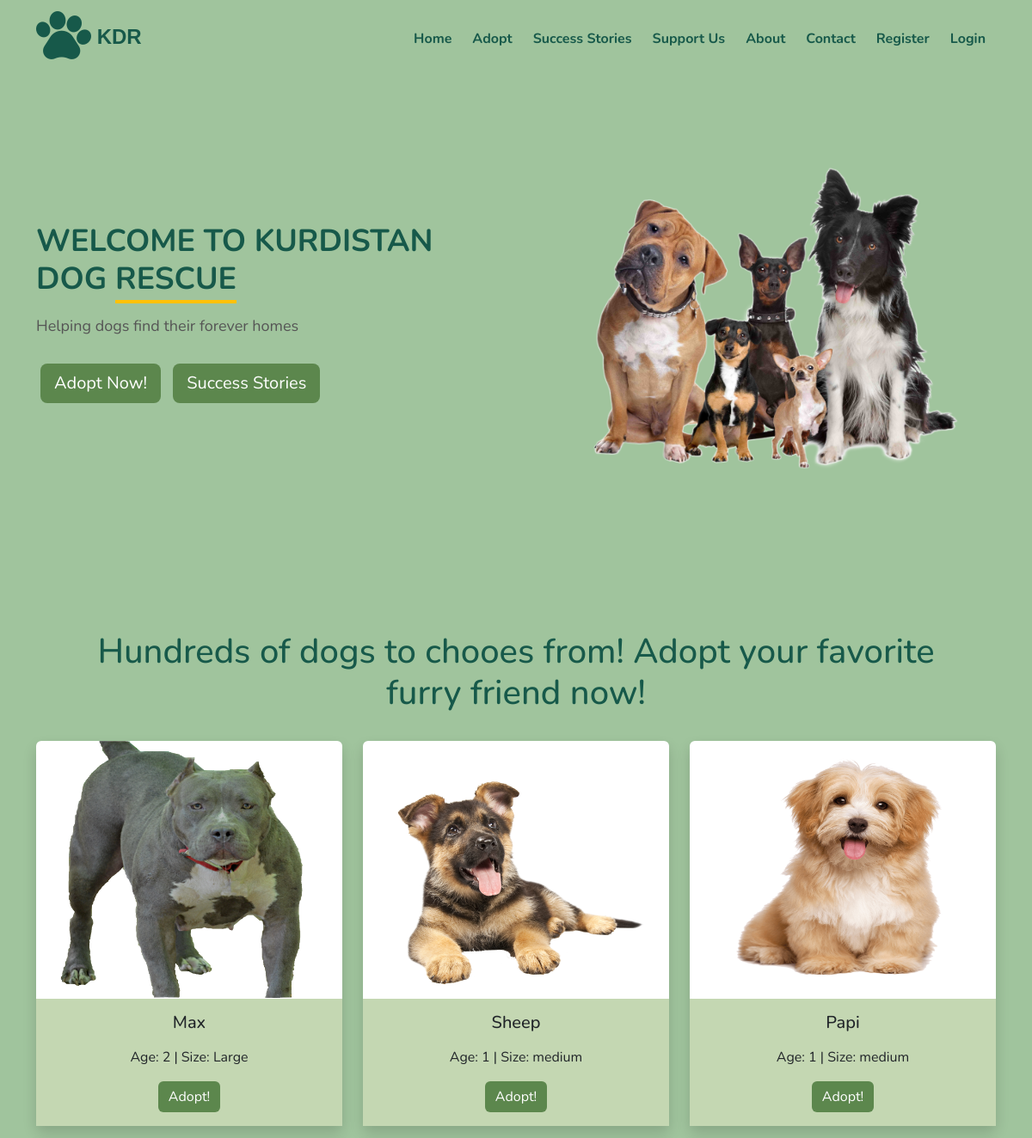
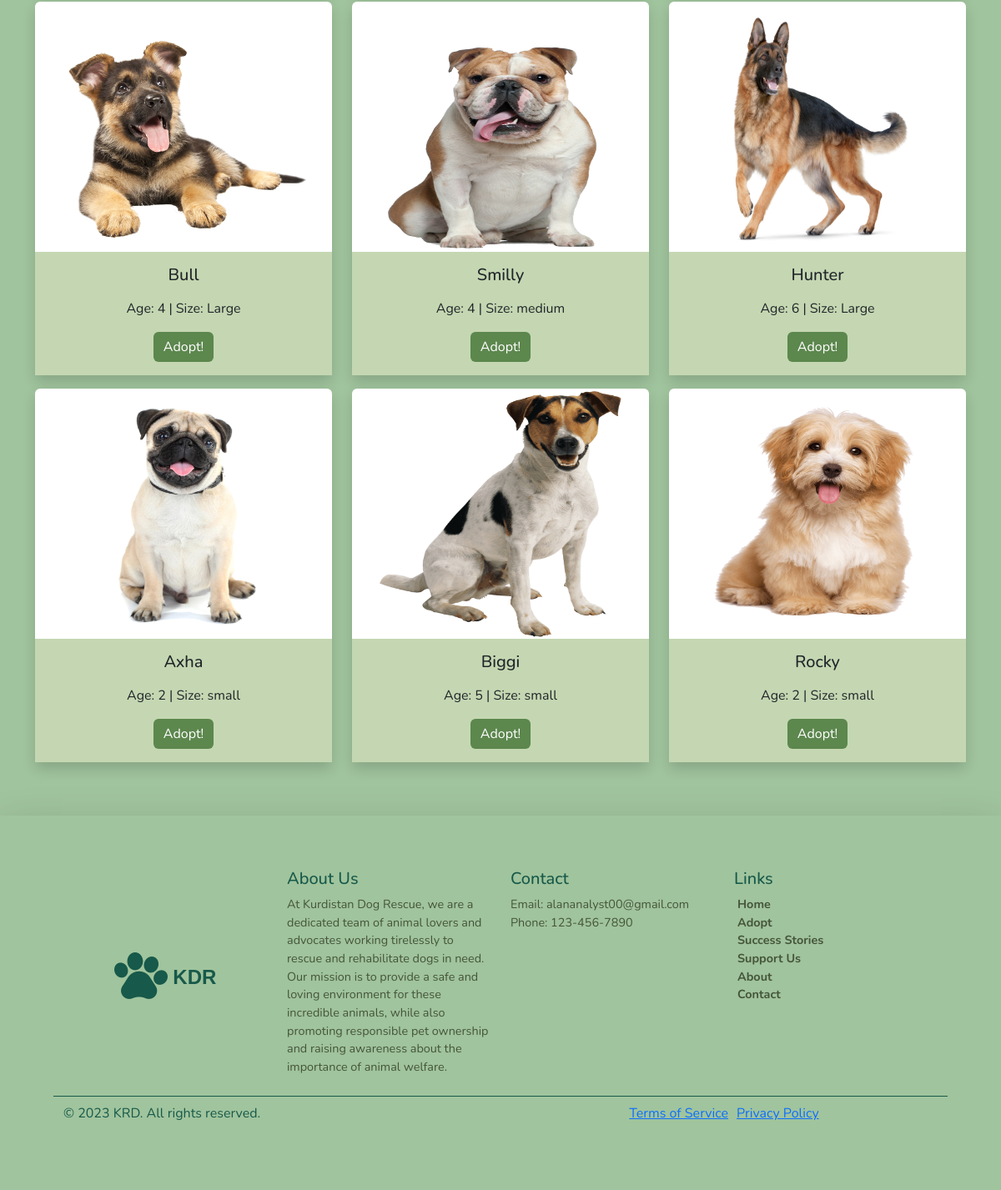
/adopt/, run on the app's committed database (2 pictures, top to bottom).
### adopt_app/models.py (models this page shows, shortened)
class Dog(models.Model):
    name = models.CharField(max_length=100)
    breed = models.CharField(max_length=100)
    location = models.CharField(max_length=100)
    picture = models.ImageField(null=True, blank=True, default='default.png', upload_to='dog_pictures/')
    gender = models.CharField(max_length=10)
    age = models.IntegerField()
    size = models.CharField(max_length=10)

### adopt_app/views.py (the view)
# urls.py: path('', views.list_dogs, name='list_dogs')
def list_dogs(request):
    dogs = Dog.objects.all()
    context = {'dogs': dogs}
    return render(request, 'adopt_app/adopt.html', context)

### adopt_app/templates/adopt_app/adopt.html
{% extends 'base.html' %}
{% block content %}
<h1 class="h1-custom">Hundreds of dogs to chooes from! Adopt your favorite furry friend now!</h1>
    <div class="row gy-3">
        {% for dog in dogs %}
      <div class="col-md-4">
    <div class="card text-center shadow">
        {% if dog.picture %}
        <center class="card-img-bg"><img src="{{ dog.picture.url }}" alt="Dog Picture" style="height: 300px; width: 300px;" class="card-img-top card-img-bg"/></center>
        {% endif %}
      <div class="card-body">
        <h5 class="card-title">{{ dog.name }}</h5>
        <p class="card-text">
            <p>Age: {{ dog.age }} | Size: {{ dog.size }}</p>
        </p>
        <a href="#" class="btn btn-warning">Adopt!</a>
      </div>
    </div>
      </div>
      {% endfor %}
    </div>
  {% endblock content %}

### static/styles/main.css (style rules this page uses)
* { font-family: "Nunito", sans-serif; }
body { background-color: #f7ffe5; }
.card { background-color: white; border: none; border-radius: 10; }
.card-body { background-color: #c4d7b2; border-radius: 10; }
.btn { color: #17594a; }
.h1-custom { text-align: center; margin: 2rem; }

### templates/base.html (style rules this page uses)
.btn { background-color:#5C874D; color: #FFFFFF; border:0; margin: 0 5px; }

### data on the page
Dog: picture (picture), name "Max", age "2", size "Large"
Dog: picture (picture), name "Sheep", age "1", size "medium"
Dog: picture (picture), name "Papi", age "1", size "medium"
Dog: picture (picture), name "Bull", age "4", size "Large"
Dog: picture (picture), name "Smilly", age "4", size "medium"
Dog: picture (picture), name "Hunter", age "6", size "Large"
Dog: picture (picture), name "Axha", age "2", size "small"
Dog: picture (picture), name "Biggi", age "5", size "small"
Dog: picture (picture), name "Rocky", age "2", size "small"
